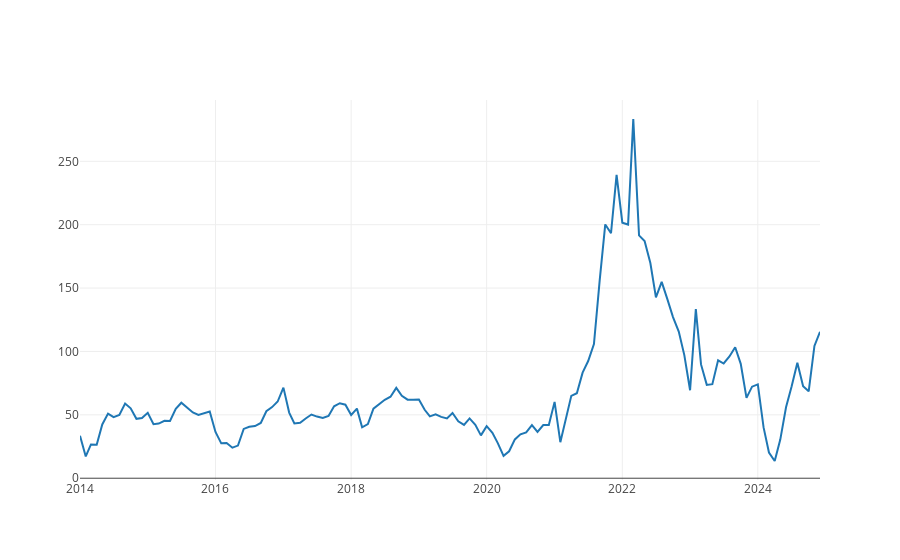

Write notebook code for a chart like this one.
### Code cell
def analisisPrecioMensual (df: DataFrame): Unit = {
    //Calculamos la generacion total por año
    val evolucionPrecio = df
      .select($"FechaDia", $"PrecioMercado")
      .groupBy(date_format(col("FechaDia"), "yyyy-MM").as("FechaMes"))
      .agg(avg("PrecioMercado").as("Media_mensual_€"))
      .orderBy($"FechaMes")
    
    
    //Pintamos la gráfica
    val fechas = evolucionPrecio.select("FechaMes").as[String].collect.toSeq
    val precioMensual = evolucionPrecio.select("Media_mensual_€").as[Double].collect.toSeq
    val evolucionMercadosMensualmente = Scatter(fechas, precioMensual, name = "Precio Mercados en €")

    val data = Seq(evolucionMercadosMensualmente)
    
    plot(data)
    
}
analisisPrecioMensual(datosConsulta2)

### Figure 1 — Plotly figure (JSON) as saved in the notebook; plotly's stock layout.template omitted (floating-point values rounded to 4 significant figures; data arrays with more than 128 entries replaced by an {"elided": "..."} marker saying what was removed)
{"data": [{"name": "Precio Mercados en €", "type": "scatter", "x": {"elided": "132 str values"}, "y": {"elided": "132 float values"}}], "layout": {"autosize": true, "xaxis": {"autorange": true, "range": ["2014-01-01", "2024-12-01"], "type": "date"}, "yaxis": {"autorange": true, "range": [-1.407, 298.4], "type": "linear"}}}
